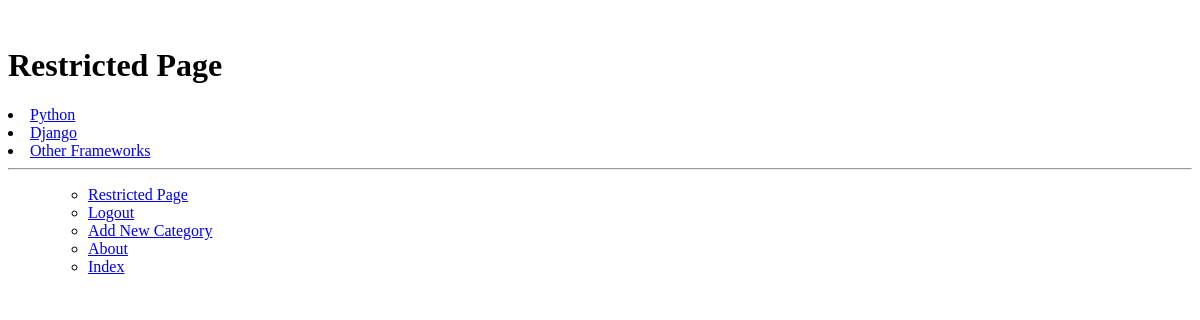
The app's page /rango/restricted/ (signed in), older data.
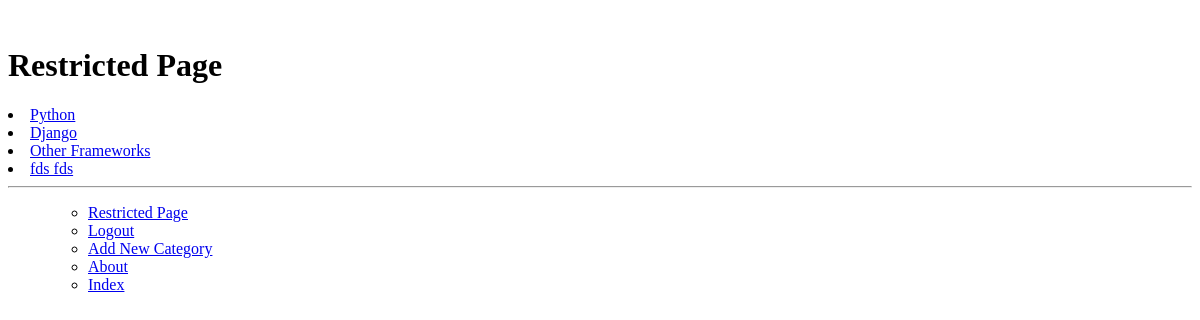
The same page, newer data.
### rango/models.py (models this page shows, shortened)
class Category(models.Model):
	NAME_MAX_LENGTH = 128
	name = models.CharField(max_length=NAME_MAX_LENGTH, unique=True)
	views = models.IntegerField(default=0)
	likes = models.IntegerField(default=0)
	slug = models.SlugField(unique=True)
	class Meta:
		verbose_name_plural = 'Categories'

### rango/views.py (the view)
# urls.py: path('restricted/', views.restricted, name='restricted'),
@login_required
def restricted(request):
    return render(request, 'rango/restricted.html')

### rango/templatetags/rango_template_tags.py (called while the page is built)
@register.inclusion_tag('rango/categories.html')
def get_category_list(current_category=None):
    return {'categories': Category.objects.all(), 'current_category': current_category}

### templates/rango/restricted.html (shortened to what this page needs)
﻿{% extends 'rango/base.html' %}
{% load staticfiles %}
{% block body_block %}
    <h1>Restricted Page</h1>
{% endblock %}

### templates/rango/categories.html
{% for c in categories %}
    {% if c == current_category %}
        <li>
            <strong>
                <a href="{% url 'rango:show_category' c.slug %}">{{ c.name }}</a>
            </strong>
        </li>
    {% else %}
        <li>
            <a href="{% url 'rango:show_category' c.slug %}">{{ c.name }}</a>
        </li>
    {% endif %}
{% endfor %}

Row changes from the older to the newer data that the page shows:
added Category: name "fds fds"
